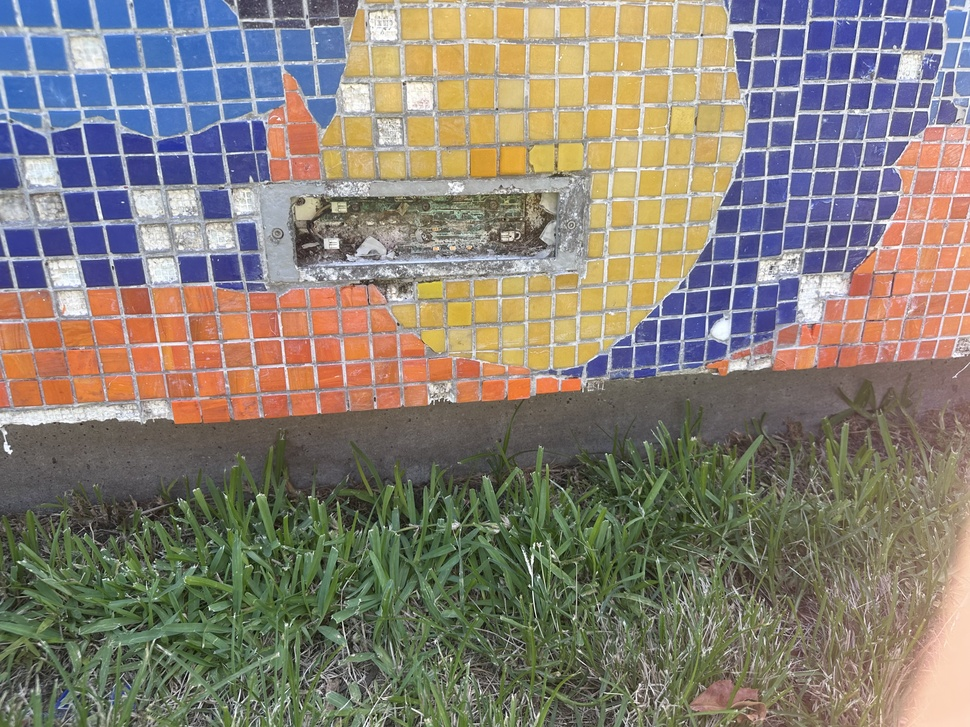
#> input picture ArchivedIdeas/mosaic.jpg, 970 x 727 px, shrunk from 4032 x 3024 before the run, found by its file name
$ python mosaic_detection.py
#> lines starting #> are read from the running program, lines starting #| are printed output that depends on the picture; after the words box and inside, x2 and y2 are one past the last pixel; in counts of white or black regions, pixels touching at a corner belong together
import cv2
import numpy as np

img = cv2.imread("CS3/mosaic.jpg")
#> img is the input picture: shape (727, 970, 3); mean B, G, R 117.8, 128.2, 135.6
gray = cv2.cvtColor(img, cv2.COLOR_BGR2GRAY)
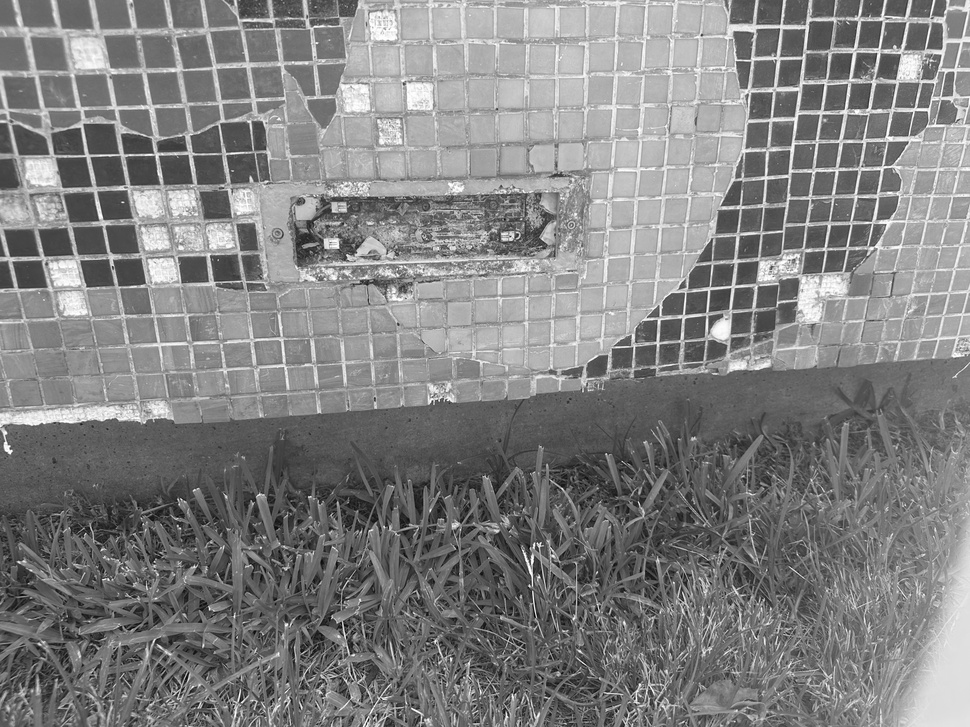
#> gray: shape (727, 970); min 1, max 255, mean 129.3
blurred = cv2.GaussianBlur(gray, (5, 5), 0)
edges = cv2.Canny(blurred, 50, 150)
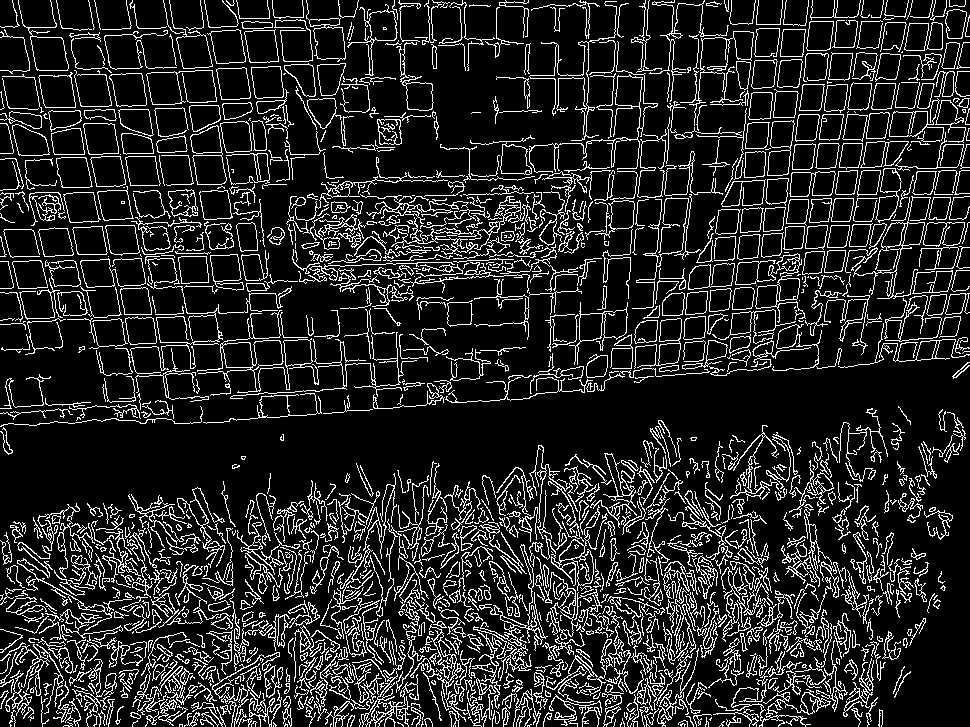
#> edges: shape (727, 970); 14.6% white in thin lines or dots

contours, _ = cv2.findContours(edges, cv2.RETR_EXTERNAL, cv2.CHAIN_APPROX_SIMPLE)
#> contours = 1343 contours, 912 with area under 20; largest, box (x1, y1, x2, y2) and area: (197, 310, 319, 393) 2028, (190, 125, 227, 185) 1473, (569, 302, 628, 365) 1158, (18, 0, 69, 71) 1074, (306, 0, 346, 62) 1065
tiles = []

for cnt in contours:
    approx = cv2.approxPolyDP(cnt, 0.02 * cv2.arcLength(cnt, True), True)
    area = cv2.contourArea(cnt)
    if len(approx) == 4 and area > 500:
        x, y, w, h = cv2.boundingRect(cnt)
        tiles.append((x, y, w, h))
        cv2.rectangle(img, (x, y), (x+w, y+h), (0, 255, 0), 2)
#> this loop made 1343 passes
#> (area, x, y, w, h) on passes 835, 877, 932, 939, 1001, 1003, 1008, 1039, 1078, 1124, 1126, 1146: (720.5, 125, 316, 32, 29), (715.5, 120, 287, 32, 28), (792, 12, 260, 36, 29), (723.5, 178, 256, 31, 28), (797, 38, 227, 36, 30), (808, 72, 226, 36, 29), (819.5, 105, 225, 35, 31), (502, 715, 209, 26, 26), (869, 63, 192, 38, 31), (906.5, 56, 157, 37, 31), (869.5, 90, 156, 36, 31), (506, 792, 143, 24, 27)
#> area on passes 28, 42, 43, 46, 56, 57: 21.5, 39, 39, 20.5, 49, 20
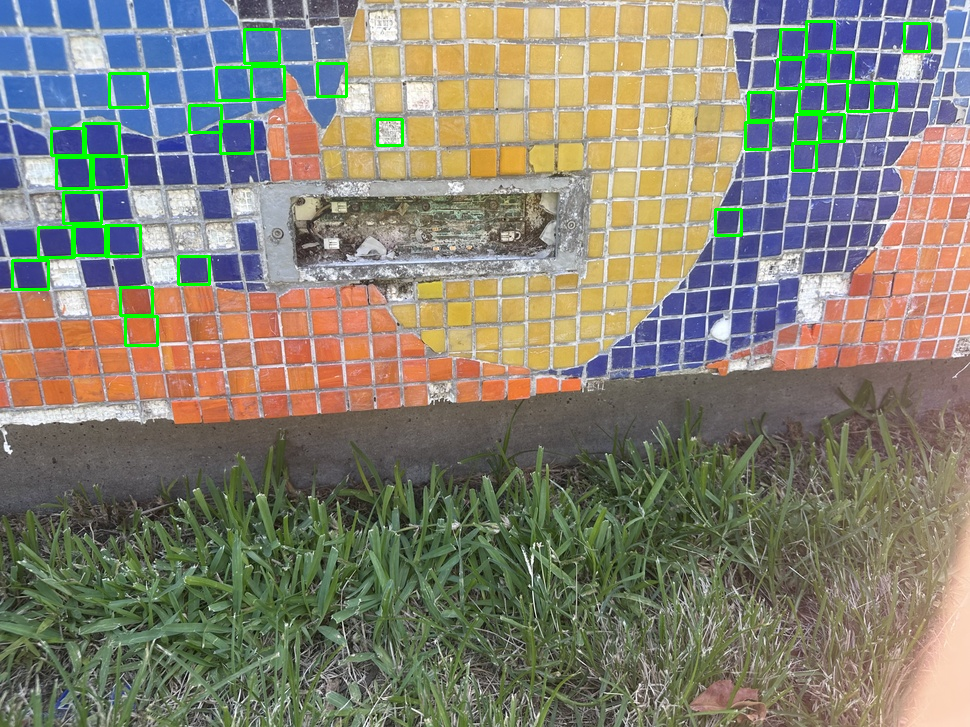
#> img: shape (727, 970, 3); 1.6% of pixels changed, all inside (x1, y1, x2, y2) = (11, 20, 931, 347)
#> after the loop, tiles = 34 items, first 6: (125, 316, 32, 29), (120, 287, 32, 28), (12, 260, 36, 29), (178, 256, 31, 28), (38, 227, 36, 30), (72, 226, 36, 29)

# Now, build a grid and find missing spots

cv2.imshow("Detected Tiles", img)
cv2.waitKey(0)
cv2.destroyAllWindows()

$ run again, with ArchivedIdeas/leftimage.jpg copied over ArchivedIdeas/mosaic.jpg
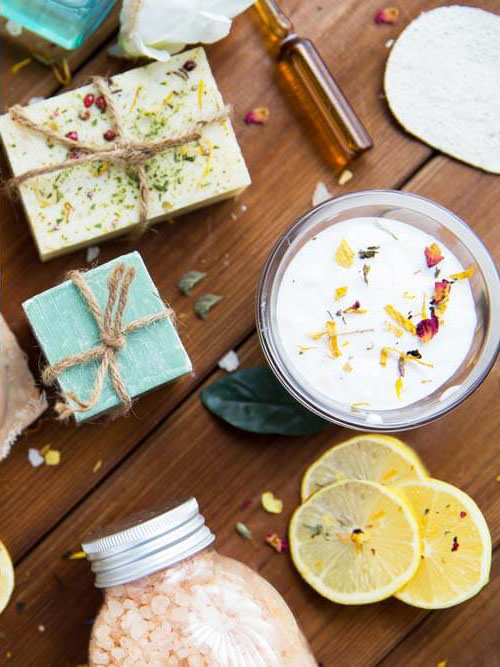
#> input picture ArchivedIdeas/leftimage.jpg, 500 x 667 px, found by its file name
#> img is the input picture: shape (667, 500, 3); mean B, G, R 120.2, 143.7, 163.2
#> `gray = cv2.cvtColor(img, cv2.COLOR_BGR2GRAY)`:
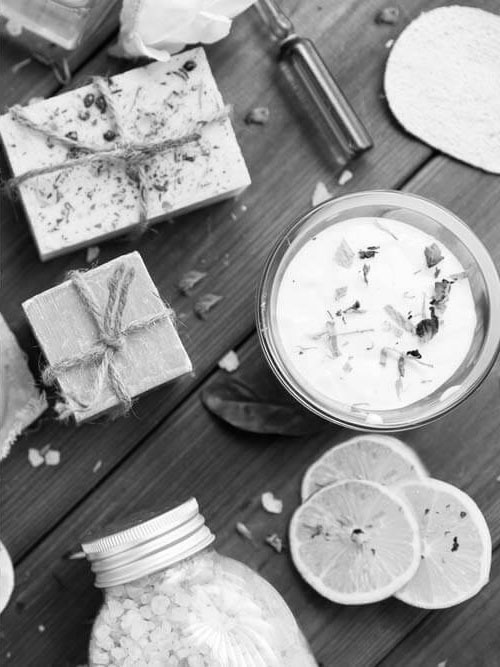
#> gray: shape (667, 500); min 0, max 255, mean 146.9
#> `edges = cv2.Canny(blurred, 50, 150)`:
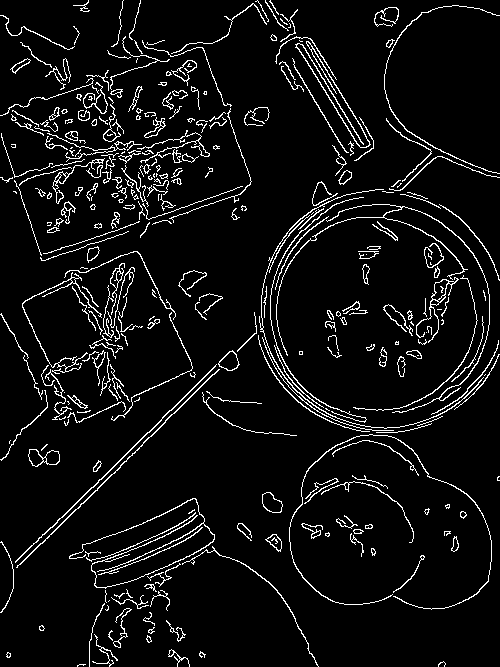
#> edges: shape (667, 500); 6.4% white in thin lines or dots
#> contours = 321 contours, 210 with area under 20; largest, box (x1, y1, x2, y2) and area: (28, 449, 60, 467) 352, (416, 277, 459, 343) 322, (262, 492, 283, 513) 282, (218, 350, 240, 371) 262, (295, 41, 371, 148) 220
#> the loop `for cnt in contours:` made 321 passes
#> area on passes 5 to 7: 40.5, 20.5, 23.5
#> after the loop `for cnt in contours:`: tiles = []
